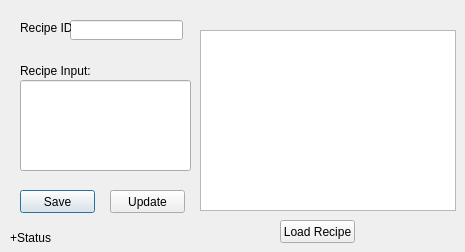
<?xml version="1.0" encoding="UTF-8"?>
<ui version="4.0">
 <class>Recipes</class>
 <widget class="QDialog" name="Recipes">
  <property name="geometry">
   <rect>
    <x>0</x>
    <y>0</y>
    <width>465</width>
    <height>252</height>
   </rect>
  </property>
  <property name="windowTitle">
   <string>Dialog</string>
  </property>
  <widget class="QPushButton" name="pushButton">
   <property name="geometry">
    <rect>
     <x>20</x>
     <y>190</y>
     <width>75</width>
     <height>23</height>
    </rect>
   </property>
   <property name="text">
    <string>Save</string>
   </property>
  </widget>
  <widget class="QLabel" name="label">
   <property name="geometry">
    <rect>
     <x>20</x>
     <y>60</y>
     <width>71</width>
     <height>21</height>
    </rect>
   </property>
   <property name="text">
    <string>Recipe Input:</string>
   </property>
  </widget>
  <widget class="QLineEdit" name="txt_recipe">
   <property name="geometry">
    <rect>
     <x>20</x>
     <y>80</y>
     <width>171</width>
     <height>91</height>
    </rect>
   </property>
  </widget>
  <widget class="QLabel" name="label_sec_status">
   <property name="geometry">
    <rect>
     <x>10</x>
     <y>230</y>
     <width>151</width>
     <height>16</height>
    </rect>
   </property>
   <property name="text">
    <string>+Status</string>
   </property>
  </widget>
  <widget class="QLineEdit" name="rid">
   <property name="geometry">
    <rect>
     <x>70</x>
     <y>20</y>
     <width>113</width>
     <height>20</height>
    </rect>
   </property>
  </widget>
  <widget class="QLabel" name="label_2">
   <property name="geometry">
    <rect>
     <x>20</x>
     <y>20</y>
     <width>51</width>
     <height>16</height>
    </rect>
   </property>
   <property name="text">
    <string>Recipe ID:</string>
   </property>
  </widget>
  <widget class="QPushButton" name="pushButton_Edit">
   <property name="geometry">
    <rect>
     <x>110</x>
     <y>190</y>
     <width>75</width>
     <height>23</height>
    </rect>
   </property>
   <property name="text">
    <string>Update</string>
   </property>
  </widget>
  <widget class="QTableView" name="tableView">
   <property name="geometry">
    <rect>
     <x>200</x>
     <y>30</y>
     <width>256</width>
     <height>181</height>
    </rect>
   </property>
  </widget>
  <widget class="QPushButton" name="pushButton_load">
   <property name="geometry">
    <rect>
     <x>280</x>
     <y>220</y>
     <width>75</width>
     <height>23</height>
    </rect>
   </property>
   <property name="text">
    <string>Load Recipe</string>
   </property>
  </widget>
 </widget>
 <resources/>
 <connections/>
</ui>
